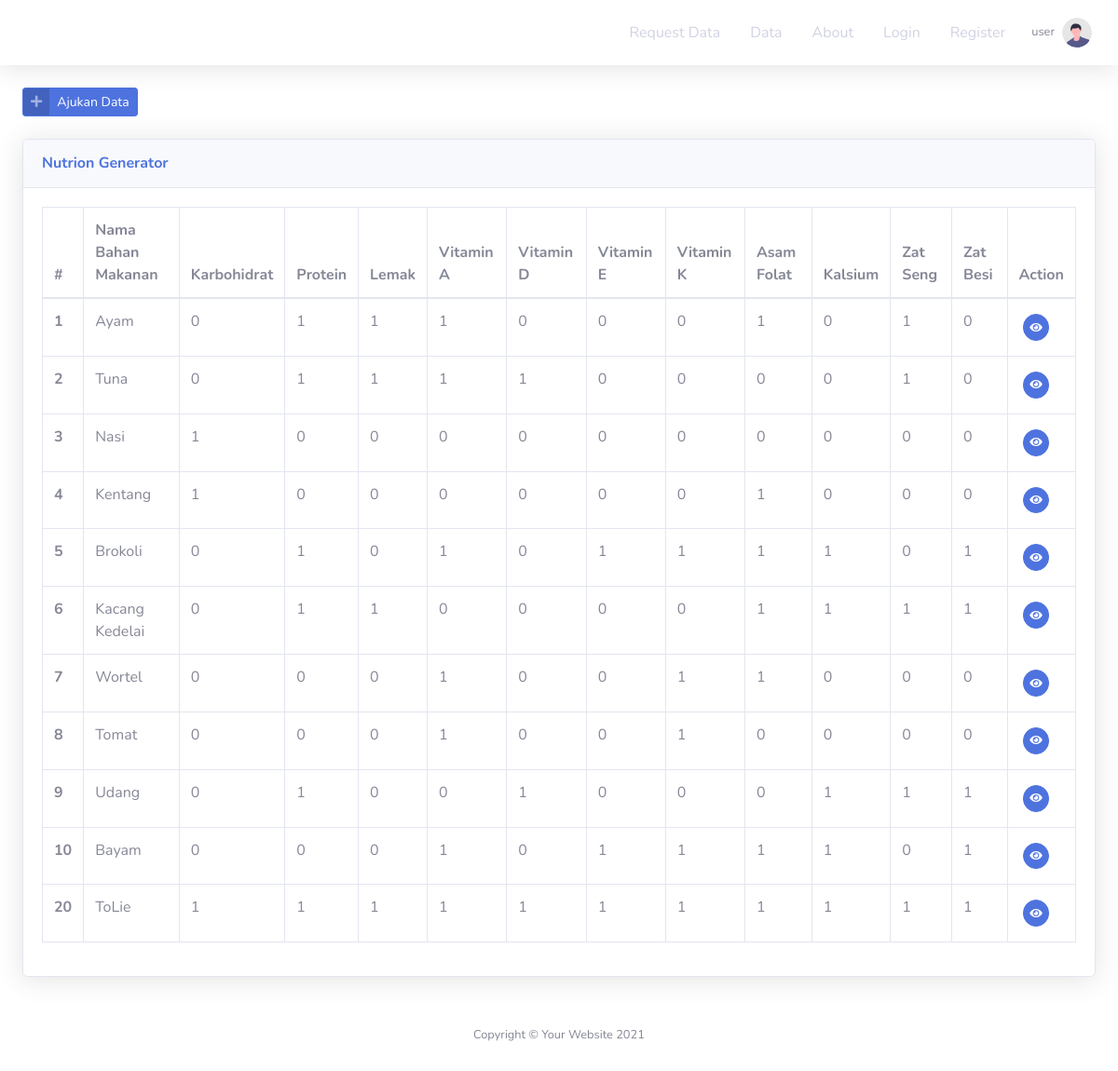
The page /index.php/frontend/data on the database as committed earlier.
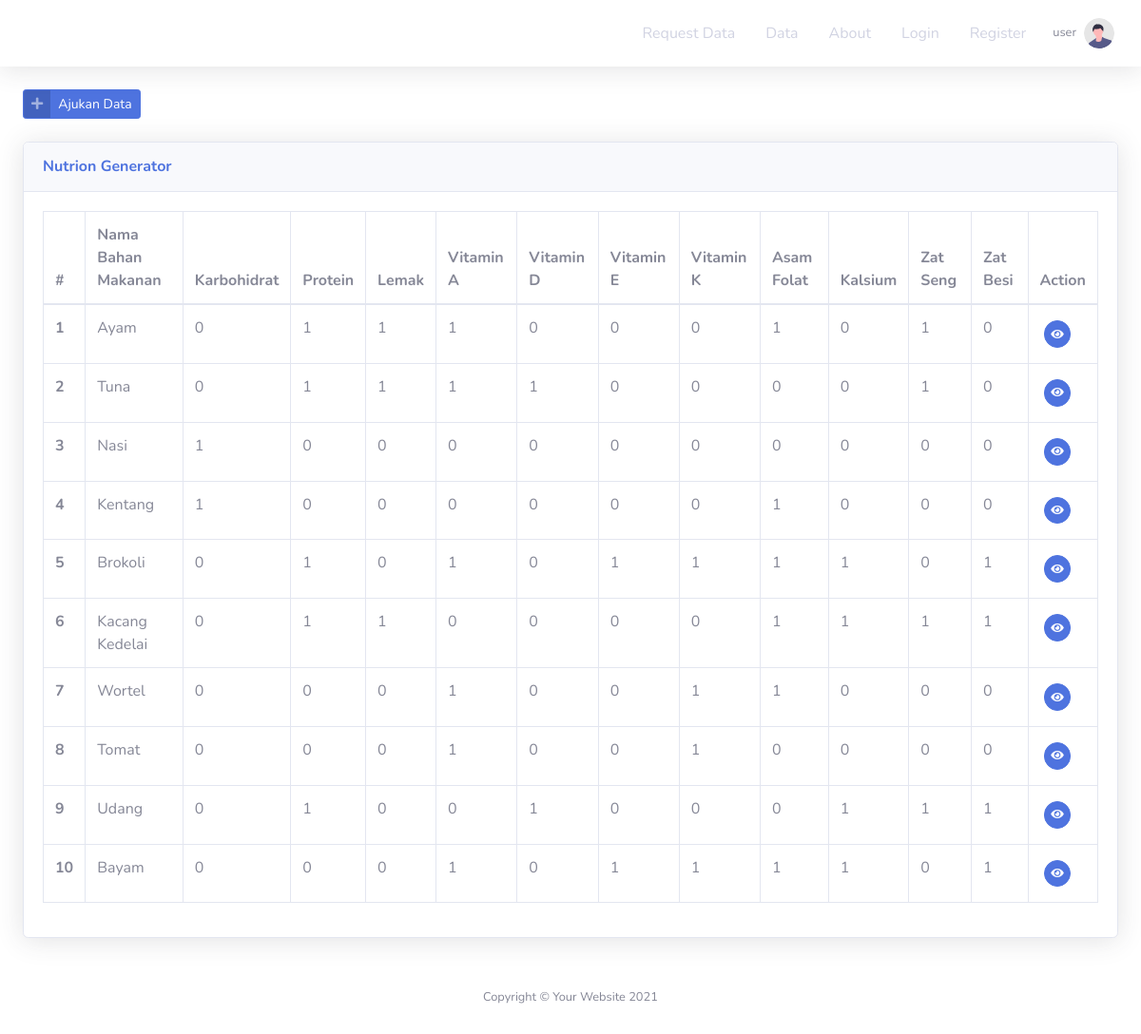
The same page on the database as committed later.
### tables this page shows
CREATE TABLE `tb_gizi`  (
  `id_gizi` int NOT NULL AUTO_INCREMENT,
  `name` varchar(128) NOT NULL,
  `zat_karbohidrat` tinyint(1) NOT NULL,
  `zat_protein` tinyint(1) NOT NULL,
  `zat_lemak` tinyint(1) NOT NULL,
  `vitamin_a` tinyint(1) NOT NULL,
  `vitamin_d` tinyint(1) NOT NULL,
  `vitamin_e` tinyint(1) NOT NULL,
  `vitamin_k` tinyint(1) NOT NULL,
  `asam_folat` tinyint(1) NOT NULL,
  `zat_kalsium` tinyint(1) NOT NULL,
  `zat_seng` tinyint(1) NOT NULL,
  `zat_besi` tinyint(1) NOT NULL,
  `date_created` date NOT NULL,
  `jumlah_takaran` varchar(50) NULL DEFAULT NULL,
  `id_user` int NULL DEFAULT NULL,
  `foto_bahan_makanan` varchar(255) NULL DEFAULT NULL,
  `lampiran` varchar(255) NULL DEFAULT NULL,
  `is_active` int NULL DEFAULT NULL,
  PRIMARY KEY (`id_gizi`) USING BTREE,
  INDEX `id_takaran`(`jumlah_takaran`) USING BTREE,
  INDEX `tb_gizi_ibfk_1`(`id_user`) USING BTREE,
  CONSTRAINT `tb_gizi_ibfk_1` FOREIGN KEY (`id_user`) REFERENCES `tb_user` (`id_user`) ON DELETE RESTRICT ON UPDATE RESTRICT
);

### application/controllers/frontend/Data.php (called while the page is built, shortened)
<?php
class Data extends CI_Controller
{
    function __construct()
    {
        $this->load->model('m_data');
    }
    public function index()
    {
        $data['page_title'] = 'Finite Covering';
        $data['gizi'] = $this->m_data->read();
        $this->load->view('frontend/data/index', $data);
    }
}

### index.php (called while the page is built, shortened)
<?php
require_once BASEPATH.'core/CodeIgniter.php';

### application/models/M_data.php (called while the page is built, shortened)
<?php
class M_data extends CI_Model
{
    public function read()
    {
        $this->db->select('*');
        $this->db->from('tb_gizi');
        $this->db->where('is_active',1);
        $query = $this->db->get();
        return $query;
    }
}

### application/views/frontend/data/index.php (the view, shortened to what this page needs)
<?php $this->load->view('frontend/template/meta') ?>
<?php $this->load->view('frontend/template/navbar') ?>
<div class="container-fluid">
    <div class="d-sm-flex align-items-center justify-content-between mb-4 right">
        <button id="btn_tambah" class="btn btn-sm btn-primary btn-icon-split float-right" data-toggle="modal" data-target="#tambahEdit-nut">
            <span class="icon text-white-50">
                <i class="fas fa-plus"></i>
            </span>
            <span class="text">Ajukan Data</span>
        </button>
    </div>
    <div class="card shadow mb-4">
        <div class="card-header py-3">
            <h6 class="m-0 font-weight-bold text-primary">Nutrion Generator</h6>
        </div>
        <div class="card-body">
            <div class="table-responsive">
                <table class="table table-bordered" id="dataTable" width="100%" cellspacing="0">
                    <thead>
                        <tr>
                            <th>#</th>
                            <th>Nama Bahan Makanan</th>
                            <th>Karbohidrat</th>
                            <th>Protein</th>
                            <th>Lemak</th>
                            <th>Vitamin A</th>
                            <th>Vitamin D</th>
                            <th>Vitamin E</th>
                            <th>Vitamin K</th>
                            <th>Asam Folat</th>
                            <th>Kalsium</th>
                            <th>Zat Seng</th>
                            <th>Zat Besi</th>
                            <th>Action</th>
                        </tr>
                    </thead>
                    <tbody>
                        <?php
                        foreach ($gizi->result() as $row) { ?>
                            <tr class="data">
                                <th><?php echo $row->id_gizi; ?></th>
                                <td><?php echo  $row->name; ?></td>
                                <td><?php echo  $row->zat_karbohidrat; ?></td>
                                <td><?php echo  $row->zat_protein; ?></td>
                                <td><?php echo  $row->zat_lemak; ?></td>
                                <td><?php echo  $row->vitamin_a; ?></td>
                                <td><?php echo  $row->vitamin_d; ?></td>
                                <td><?php echo  $row->vitamin_e; ?></td>
                                <td><?php echo  $row->vitamin_k; ?></td>
                                <td><?php echo  $row->asam_folat; ?></td>
                                <td><?php echo  $row->zat_kalsium; ?></td>
                                <td><?php echo  $row->zat_seng; ?></td>
                                <td><?php echo $row->zat_besi; ?></td>
                                <td>
                                    <button type="button" id="<?php echo $row->id_gizi; ?>" class="btn btn-primary btn-circle btn-sm view_data m-1" title="Lihat Detail" data-target="#viewDetails" data-toggle="modal">
                                        <i class="fas fa-eye"></i>
                                    </button>
                                </td>
                            </tr>
                        <?php } ?>
                    </tbody>
                </table>
            </div>
        </div>
    </div>
    <?php $this->load->view('frontend/template/footer') ?>

### application/views/frontend/template/meta.php (shortened to what this page needs)
<!DOCTYPE html>
<html lang="en">
<head>
  <link href="<?php echo base_url('assets/plugins') ?>/fontawesome-free/css/all.min.css" rel="stylesheet" type="text/css">
  <link href="<?php echo base_url('assets/template/backend') ?>/css/sb-admin-2.min.css" rel="stylesheet">
</head>
<body id="page-top">

### application/views/frontend/template/navbar.php (shortened to what this page needs)
<nav class="navbar navbar-expand navbar-light bg-white topbar mb-4 static-top shadow">
    <ul class="navbar-nav ml-auto">
        <li class="nav-item dropdown no-arrow mx-1 show">
            <a class="nav-link dropdown-toggle" href="#" id="alertsDropdown" role="button" data-toggle="dropdown" aria-haspopup="true" aria-expanded="true">
                Request Data
            </a>
        </li>
        <li class="nav-item dropdown no-arrow mx-1 show">
            <a class="nav-link dropdown-toggle" href="#" id="alertsDropdown" role="button" data-toggle="dropdown" aria-haspopup="true" aria-expanded="true">
                Data
            </a>
        </li>
        <li class="nav-item dropdown no-arrow mx-1 show">
            <a class="nav-link dropdown-toggle" href="#" id="alertsDropdown" role="button" data-toggle="dropdown" aria-haspopup="true" aria-expanded="true">
                About
            </a>
        </li>
        <li class="nav-item dropdown no-arrow mx-1 show">
            <a class="nav-link dropdown-toggle" href="#" id="alertsDropdown" role="button" data-toggle="dropdown" aria-haspopup="true" aria-expanded="true">
                Login
            </a>
        </li>
        <li class="nav-item dropdown no-arrow mx-1 show">
            <a class="nav-link dropdown-toggle" href="#" id="alertsDropdown" role="button" data-toggle="dropdown" aria-haspopup="true" aria-expanded="true">
                Register
            </a>
        </li>
        <li class="nav-item dropdown no-arrow">
            <a class="nav-link dropdown-toggle" href="#" id="userDropdown" role="button" data-toggle="dropdown" aria-haspopup="true" aria-expanded="false">
                <span class="mr-2 d-none d-lg-inline text-gray-600 small">user</span>
                <img class="img-profile rounded-circle" src="<?php echo base_url('assets/template/backend') ?>/img/undraw_profile.svg">
            </a>
        </li>
    </ul>
</nav>

### application/views/frontend/template/footer.php
<footer class="sticky-footer bg-white">
    <div class="container my-auto">
        <div class="copyright text-center my-auto">
            <span>Copyright &copy; Your Website 2021</span>
        </div>
    </div>
</footer>

Rows that differ between the two databases and show on the page:
removed tb_gizi: id_gizi "20", name "ToLie", zat_karbohidrat "1", zat_protein "1", zat_lemak "1", vitamin_a "1", vitamin_d "1", vitamin_e "1", vitamin_k "1", asam_folat "1", zat_kalsium "1", zat_seng "1", zat_besi "1"
